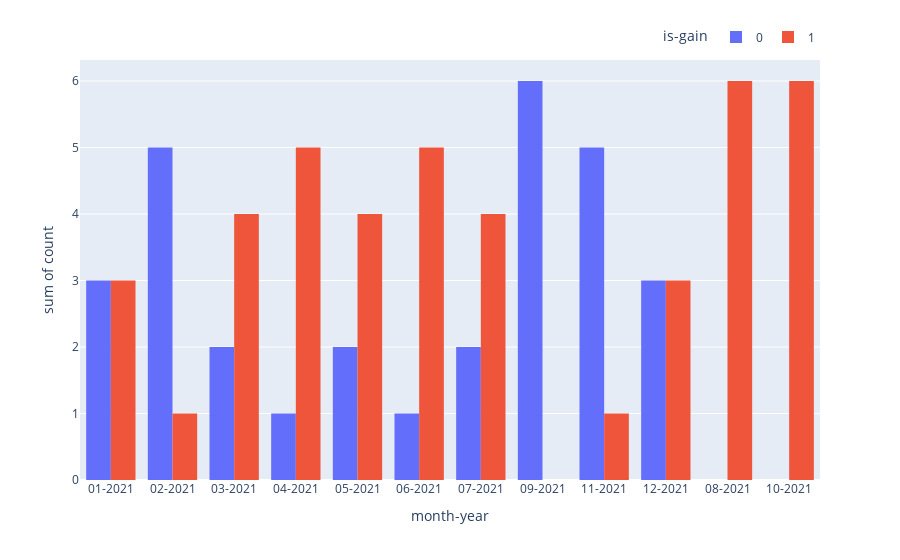

This figure's notebook cell:
### Code cell
chart_title="gain-lose"

fig = px.histogram(df_Monthly_Count, x="month-year", y="count",
             color='is-gain', barmode='group',height=500)

fig.update_layout(legend=dict(
    orientation="h",
    yanchor="bottom",
    y=1.02,
    xanchor="right",
    x=1
))
fig.show()

pio.write_image(fig, f"{report_path}\\{title}-{chart_title}.png")

### Figure 1 — Plotly figure (JSON) as saved in the notebook; plotly's stock layout.template omitted (floating-point values rounded to 4 significant figures)
{"data": [{"alignmentgroup": "True", "bingroup": "x", "histfunc": "sum", "hovertemplate": "is-gain=0<br>month-year=%{x}<br>sum of count=%{y}<extra></extra>", "legendgroup": "0", "marker": {"color": "#636efa", "pattern": {"shape": ""}}, "name": "0", "offsetgroup": "0", "orientation": "v", "showlegend": true, "type": "histogram", "x": ["01-2021", "02-2021", "03-2021", "04-2021", "05-2021", "06-2021", "07-2021", "09-2021", "11-2021", "12-2021"], "xaxis": "x", "y": [3, 5, 2, 1, 2, 1, 2, 6, 5, 3], "yaxis": "y"}, {"alignmentgroup": "True", "bingroup": "x", "histfunc": "sum", "hovertemplate": "is-gain=1<br>month-year=%{x}<br>sum of count=%{y}<extra></extra>", "legendgroup": "1", "marker": {"color": "#EF553B", "pattern": {"shape": ""}}, "name": "1", "offsetgroup": "1", "orientation": "v", "showlegend": true, "type": "histogram", "x": ["01-2021", "02-2021", "03-2021", "04-2021", "05-2021", "06-2021", "07-2021", "08-2021", "10-2021", "11-2021", "12-2021"], "xaxis": "x", "y": [3, 1, 4, 5, 4, 5, 4, 6, 6, 1, 3], "yaxis": "y"}], "layout": {"autosize": true, "barmode": "group", "legend": {"orientation": "h", "title": {"text": "is-gain"}, "tracegroupgap": 0, "x": 1, "xanchor": "right", "y": 1.02, "yanchor": "bottom"}, "margin": {"t": 60}, "xaxis": {"anchor": "y", "autorange": true, "domain": [0, 1], "range": [-0.5, 11.5], "title": {"text": "month-year"}, "type": "category"}, "yaxis": {"anchor": "x", "autorange": true, "domain": [0, 1], "range": [0, 6.316], "title": {"text": "sum of count"}, "type": "linear"}}}
